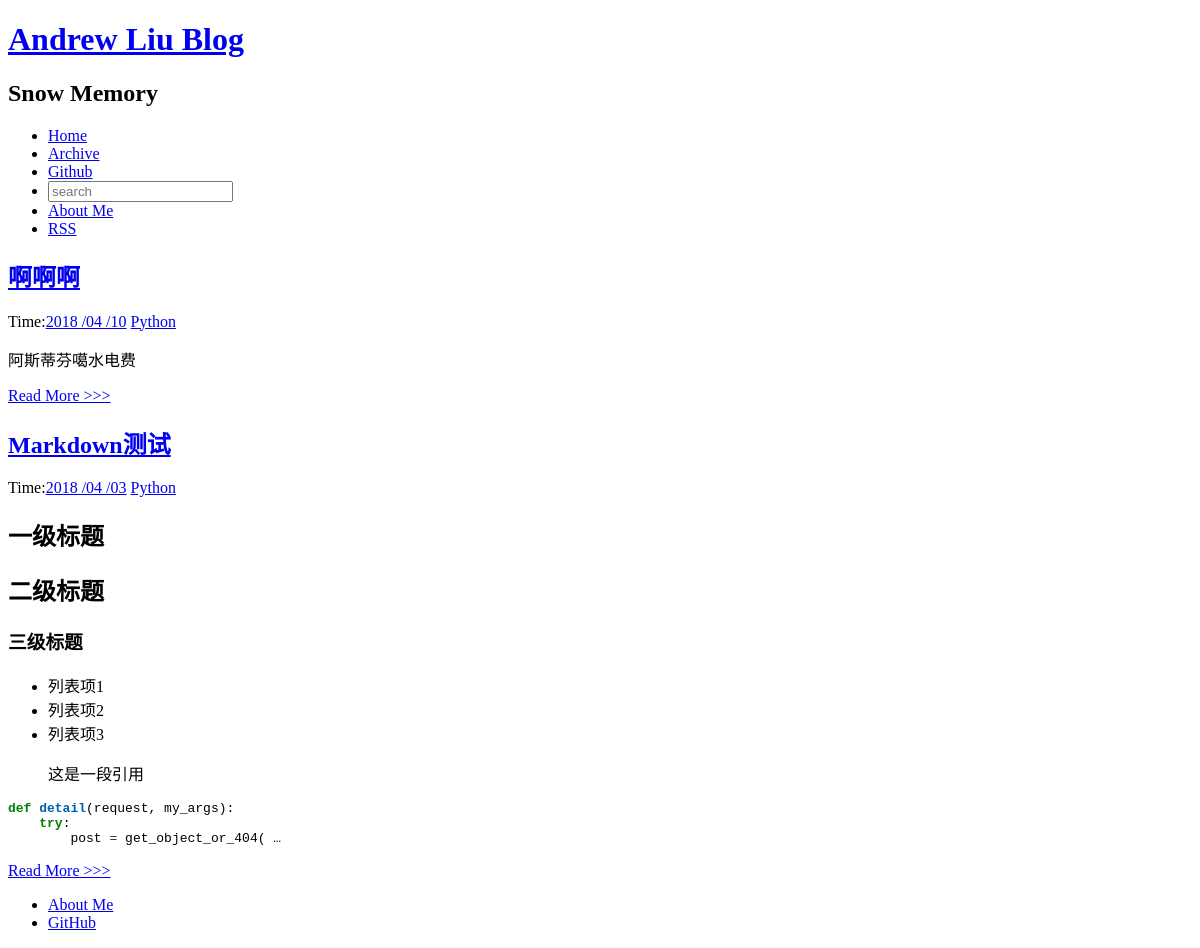
The page / on the database its author committed.
### article/models.py (models this page shows, shortened)
class Article(models.Model):
    title = models.CharField(u'标题', max_length=70)
    body = models.TextField(u'正文')
    created_time = models.DateTimeField(u'创建时间')
    modified_time = models.DateTimeField(u'修改时间')
    excerpt = models.CharField(u'摘要', max_length=200, blank=True)
    category = models.ForeignKey(Category, on_delete=models.CASCADE, verbose_name='分类')
    tags = models.ManyToManyField(Tag, blank=True, verbose_name='标签')
    author = models.ForeignKey(User, on_delete=models.CASCADE, verbose_name='作者')
    class Meta:
        ordering = ['-created_time']

class Category(models.Model):
    name = models.CharField(u'分类', max_length=100)
    def __str__(self):
        return self.name

### article/views.py (the view)
# urls.py: url(r'^$', views.home, name='home'),
def home(request):
	posts = Article.objects.all()
	paginator = Paginator(posts, 2) # 每页显示两个
	page = request.GET.get('page')
	try:
		post_list = paginator.page(page)
	except PageNotAnInteger:
		post_list = paginator.page(1)
	except EmptyPage:
		post_list = paginator.paginator(paginator.num_pages)
	return render(request, 'home.html', {'post_list' : post_list})

### article/templatetags/custom_markdown.py (called while the page is built)
@register.filter(is_safe=True)  #注册template filter
@stringfilter  #希望字符串作为参数
def custom_markdown(value):
    return mark_safe(markdown.markdown(value,
        extensions = ['markdown.extensions.codehilite',
                      'markdown.extensions.extra',
                      'markdown.extensions.toc',
                      'markdown.extensions.fenced_code',
                      ],
                      safe_mode=True,
                      enable_attributes=False))

### templates/home.html (shortened to what this page needs)
{% extends "base.html" %}
{% load custom_markdown %}
{% block content %}
<div class="posts">
    {% for post in post_list %}
        <section class="post">
            <header class="post-header">
                <h2 class="post-title"><a href="{% url 'article:detail' post.pk %}">{{ post.title }}</a></h2>
                <p class="post-meta">
                    Time:<a class="post-author" href="#">{{post.created_time |date:"Y /m /d"}}</a>
                    <a class="post-category post-category-js" href="{% url 'article:search_tag' tag=post.category_id %}">{{post.category}}</a>
                </p>
            </header>
            <div class="post-description">
                <p>
                    {{post.body | custom_markdown | truncatewords_html:20}}
                </p>
            </div>
            <a class="pure-button" href="{% url 'article:detail' post.pk %}">Read More >>> </a>
        </section>
    {% endfor %}
</div>
{% endblock %}

### templates/base.html (shortened to what this page needs)
{% load staticfiles %}
<!DOCTYPE html>
<html>
<head>
    <link rel="stylesheet" href="http://labfile.oss.aliyuncs.com/courses/487/pure-min.css">
    <link rel="stylesheet" href="http://labfile.oss.aliyuncs.com/courses/487/grids-responsive-min.css">
    <link rel="stylesheet" href="http://labfile.oss.aliyuncs.com/courses/487/blog.css">
    <link rel="stylesheet" href="{% static 'blog/css/highlights/colorful.css' %}">
</head>
<body>
<div id="layout" class="pure-g">
	<div class="sidebar pure-u-1 pure-u-md-1-4">
		<div class="header">
			<h1 class="brand-title"><a href="{% url 'article:home' %}">Andrew Liu Blog</a></h1>
            <h2 class="brand-tagline">Snow Memory</h2>
            <nav class="nav">
				<ul class="nav-list">
                    <li class="nav-item">
                        <a class="button-success pure-button" href="/">Home</a>
                    </li>
                    <li class="nav-item">
                        <a class="button-success pure-button" href="/archives">Archive</a>
                    </li>
                    <li class="nav-item">
                        <a class="pure-button" href="https://github.com/shuwenya">Github</a>
                    </li>
                    <li>
                        <form class="pure-form" action="/search/" method="get">
                            <input class="pure-input-3-3" type="text" name="s" placeholder="search">
                        </form>
                    </li>
                    <li class="nav-item">
                        <a class="button-success pure-button" href="/aboutme">About Me</a>
                    </li>
                    <li class="nav-item">
                        <a class="button-success pure-button" href="{% url "article:RSS" %}">RSS</a>
                    </li>
                </ul>
            </nav>
		</div>
	</div>
	<div class="content pure-u-1 pure-u-md-3-4">
		<div>
			{% block content %}
			{% endblock %}
			<div class="footer">
                <div class="pure-menu pure-menu-horizontal pure-menu-open">
                    <ul>
                        <li><a href="/aboutme">About Me</a></li>
                        <li><a href="https://github.com/shuwenya">GitHub</a></li>
                    </ul>
                </div>
            </div>
		</div>
	</div>
</div>
</body>
</html>

### article/static/blog/css/highlights/colorful.css (style rules this page uses)
.codehilite .k { color: #008000; font-weight: bold }
.codehilite .o { color: #303030 }
.codehilite .nf { color: #0060B0; font-weight: bold }
.codehilite .w { color: #bbbbbb }

### rows shown on the page
Article: title "啊啊啊", created_time "2018 /04 /10", category "Python", body|custom_markdown "阿斯蒂芬噶水电费"
Article: title "Markdown测试", created_time "2018 /04 /03", category "Python", body|custom_markdown "一级标题 二级标题 三级标题 列表项1 列表项2 列表项3 这是一段引用 def detail ( request , my_args ): try : post = get_object_or_404 ( …"
